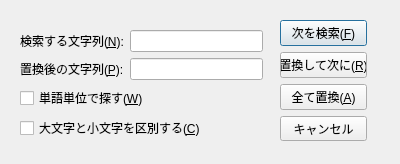
<?xml version="1.0" encoding="UTF-8"?>
<ui version="4.0">
 <class>ReplaceDialog</class>
 <widget class="QDialog" name="ReplaceDialog">
  <property name="geometry">
   <rect>
    <x>0</x>
    <y>0</y>
    <width>400</width>
    <height>164</height>
   </rect>
  </property>
  <property name="windowTitle">
   <string>Dialog</string>
  </property>
  <widget class="QWidget" name="layoutWidget">
   <property name="geometry">
    <rect>
     <x>280</x>
     <y>20</y>
     <width>87</width>
     <height>121</height>
    </rect>
   </property>
   <layout class="QVBoxLayout" name="verticalLayout_2">
    <item>
     <widget class="QPushButton" name="searchNextPushButton">
      <property name="text">
       <string>次を検索(&amp;F)</string>
      </property>
     </widget>
    </item>
    <item>
     <widget class="QPushButton" name="replaceNextPushButton">
      <property name="text">
       <string>置換して次に(&amp;R)</string>
      </property>
     </widget>
    </item>
    <item>
     <widget class="QPushButton" name="replaceAllPushButton">
      <property name="text">
       <string>全て置換(&amp;A)</string>
      </property>
     </widget>
    </item>
    <item>
     <widget class="QPushButton" name="cancelButton">
      <property name="text">
       <string>キャンセル</string>
      </property>
     </widget>
    </item>
   </layout>
  </widget>
  <widget class="QWidget" name="">
   <property name="geometry">
    <rect>
     <x>20</x>
     <y>30</y>
     <width>243</width>
     <height>110</height>
    </rect>
   </property>
   <layout class="QVBoxLayout" name="verticalLayout_3">
    <item>
     <layout class="QFormLayout" name="formLayout">
      <item row="0" column="0">
       <widget class="QLabel" name="searchTextLabel">
        <property name="text">
         <string>検索する文字列(&amp;N):</string>
        </property>
        <property name="buddy">
         <cstring>searchTextLineEdit</cstring>
        </property>
       </widget>
      </item>
      <item row="0" column="1">
       <widget class="QLineEdit" name="searchTextLineEdit"/>
      </item>
     </layout>
    </item>
    <item>
     <layout class="QFormLayout" name="formLayout_2">
      <item row="0" column="0">
       <widget class="QLabel" name="replacedTextLabel">
        <property name="text">
         <string>置換後の文字列(&amp;P):</string>
        </property>
        <property name="buddy">
         <cstring>replacedLineEdit</cstring>
        </property>
       </widget>
      </item>
      <item row="0" column="1">
       <widget class="QLineEdit" name="replacedLineEdit"/>
      </item>
     </layout>
    </item>
    <item>
     <layout class="QVBoxLayout" name="verticalLayout">
      <item>
       <widget class="QCheckBox" name="wholeWordsCheckBox">
        <property name="text">
         <string>単語単位で探す(&amp;W)</string>
        </property>
       </widget>
      </item>
      <item>
       <widget class="QCheckBox" name="findCaseSensitivelyCheckBox">
        <property name="text">
         <string>大文字と小文字を区別する(&amp;C)</string>
        </property>
       </widget>
      </item>
     </layout>
    </item>
   </layout>
  </widget>
 </widget>
 <resources/>
 <connections>
  <connection>
   <sender>cancelButton</sender>
   <signal>clicked()</signal>
   <receiver>ReplaceDialog</receiver>
   <slot>close()</slot>
   <hints>
    <hint type="sourcelabel">
     <x>309</x>
     <y>128</y>
    </hint>
    <hint type="destinationlabel">
     <x>308</x>
     <y>144</y>
    </hint>
   </hints>
  </connection>
 </connections>
</ui>
